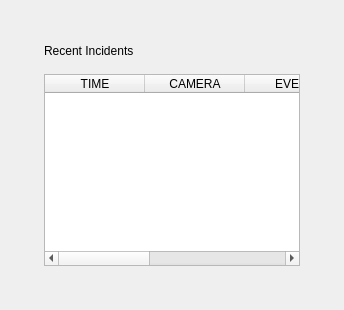
         <widget class="QWidget" name="incidentsPage">
          <layout class="QVBoxLayout" name="incidentsPageLayout">
           <property name="leftMargin">
            <number>24</number>
           </property>
           <property name="topMargin">
            <number>24</number>
           </property>
           <property name="rightMargin">
            <number>24</number>
           </property>
           <property name="bottomMargin">
            <number>24</number>
           </property>

           <item>
            <widget class="QFrame" name="incidentPanel">
             <layout class="QVBoxLayout" name="incidentPanelLayout">
              <property name="leftMargin">
               <number>20</number>
              </property>
              <property name="topMargin">
               <number>20</number>
              </property>
              <property name="rightMargin">
               <number>20</number>
              </property>
              <property name="bottomMargin">
               <number>20</number>
              </property>
              <property name="spacing">
               <number>16</number>
              </property>

              <item>
               <widget class="QLabel" name="incidentPanelTitle">
                <property name="text">
                 <string>Recent Incidents</string>
                </property>
               </widget>
              </item>

              <item>
               <widget class="QTableWidget" name="incidentsTable">
                <property name="rowCount">
                 <number>5</number>
                </property>
                <property name="columnCount">
                 <number>5</number>
                </property>
                <property name="alternatingRowColors">
                 <bool>false</bool>
                </property>
                <property name="showGrid">
                 <bool>false</bool>
                </property>
                <property name="selectionBehavior">
                 <enum>QAbstractItemView::SelectRows</enum>
                </property>
                <attribute name="horizontalHeaderStretchLastSection">
                 <bool>true</bool>
                </attribute>
                <attribute name="verticalHeaderVisible">
                 <bool>false</bool>
                </attribute>
                <column>
                 <property name="text">
                  <string>TIME</string>
                 </property>
                </column>
                <column>
                 <property name="text">
                  <string>CAMERA</string>
                 </property>
                </column>
                <column>
                 <property name="text">
                  <string>EVENT</string>
                 </property>
                </column>
                <column>
                 <property name="text">
                  <string>RISK</string>
                 </property>
                </column>
                <column>
                 <property name="text">
                  <string>STATUS</string>
                 </property>
                </column>
               </widget>
              </item>

             </layout>
            </widget>
           </item>

          </layout>
         </widget>
